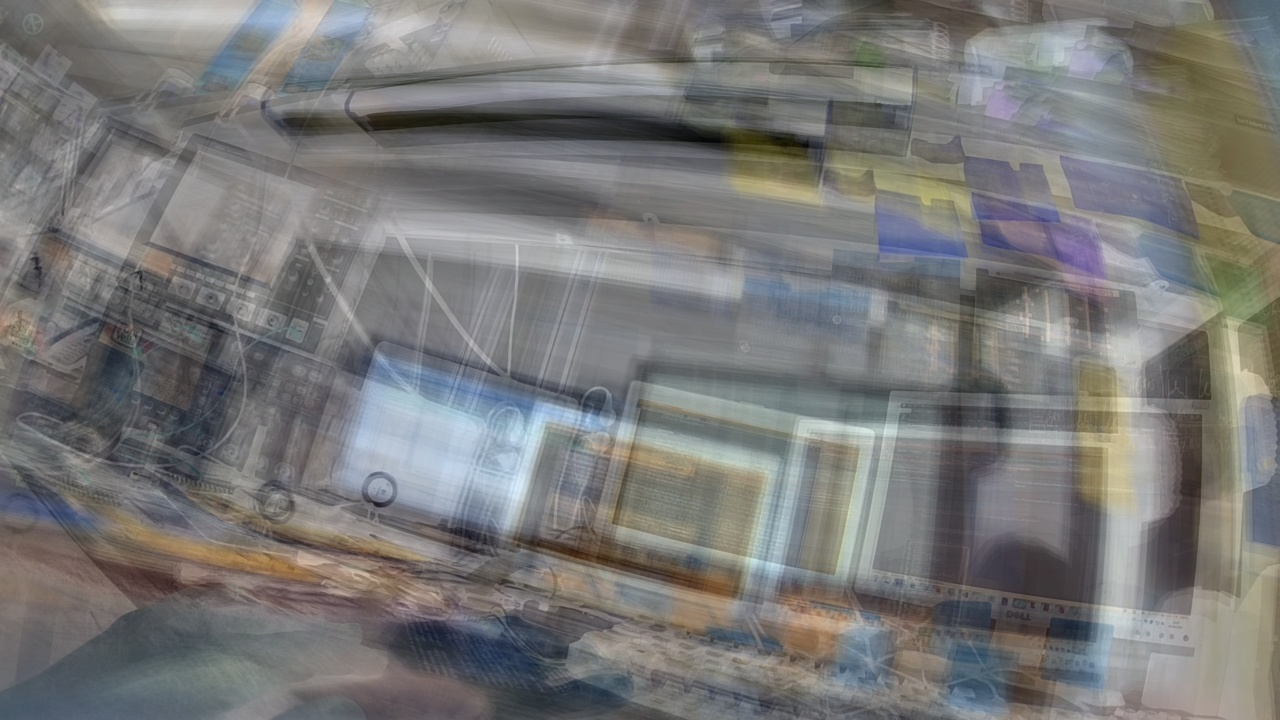
#> input picture examples/2_2_read.jpg, 1280 x 720 px; its folder holds only this picture in this run
$ python -i visual_utils.py   (imports and definitions only)
#> lines starting #> are read from the running program, lines starting #| are printed output that depends on the picture
import datetime
import glob
import os

import cv2
import numpy as np
from utils.utils import create_multiple_dirs


# [40 lines left out: functions create_dynamic_images, save_dynamic_image, not called in this run]
        # print('Saved dynamic image:', output_path)


def show_dynamic_image(frames):
    """Show a dynamic image.

    Args:
        frames (_type_): The list of frames to create the dynamic image.
    """
    dyn_image = get_dynamic_image(frames, normalized=True)
    cv2.imshow("", dyn_image)
    while True:
        key = cv2.waitKey(1) & 0xFF
        if key != 255:
            break
        if cv2.getWindowProperty("", cv2.WND_PROP_VISIBLE) < 1:
            break
    cv2.destroyAllWindows()


def get_dynamic_image(frames, normalized=True):
    """Takes a list of frames and returns either a raw or normalized dynamic image."""
    num_channels = frames[0].shape[2]
    channel_frames = get_channel_frames(frames, num_channels)
    channel_dynamic_images = [
        compute_dynamic_image(channel) for channel in channel_frames
    ]
    dynamic_image = cv2.merge(tuple(channel_dynamic_images))
    if normalized:
        dynamic_image = cv2.normalize(
            dynamic_image, None, 0, 255, norm_type=cv2.NORM_MINMAX
        )
        dynamic_image = dynamic_image.astype("uint8")
    return dynamic_image


# [117 lines left out: functions get_channel_frames, compute_dynamic_image, extract_video_frames, get_video_duration, play_video, not called in this run]

>>> import cv2
>>> picture = cv2.imread('../../examples/2_2_read.jpg', cv2.IMREAD_GRAYSCALE)
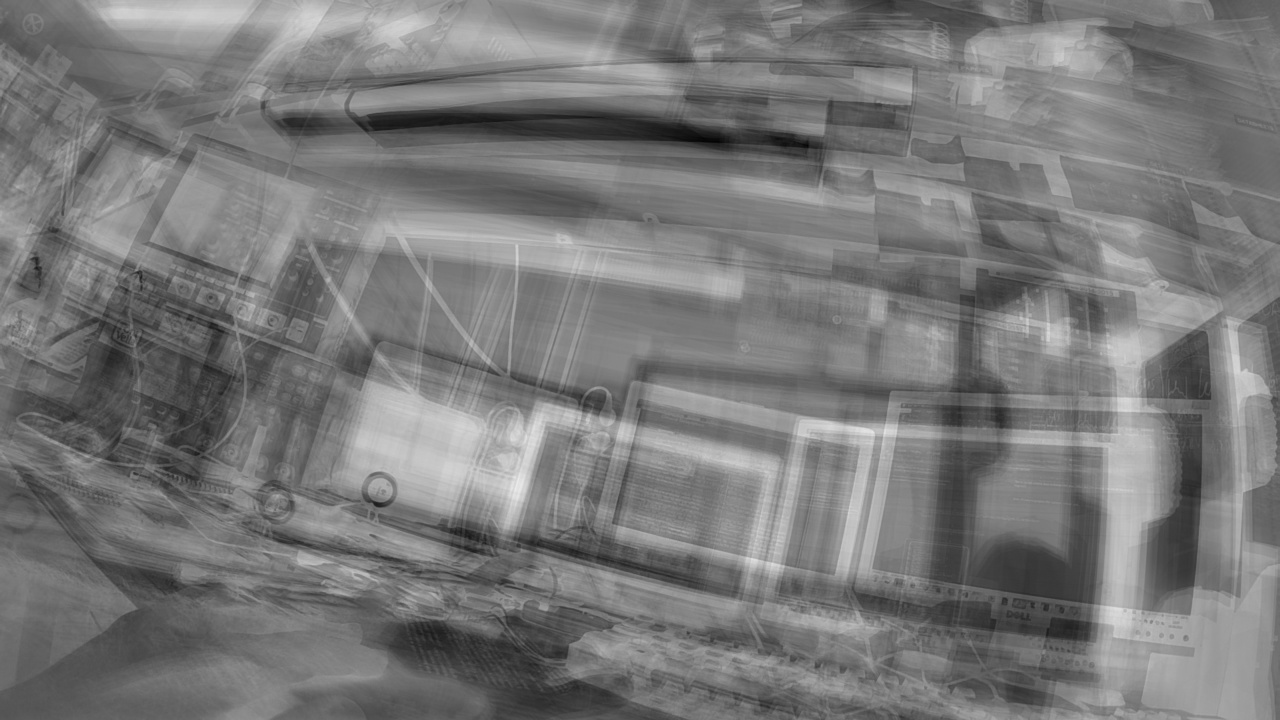
#> picture: shape (720, 1280); min 3, max 235, mean 120.5
>>> result = show_dynamic_image(picture)
#> (the run stopped early here; a loop or call above may not have finished)
